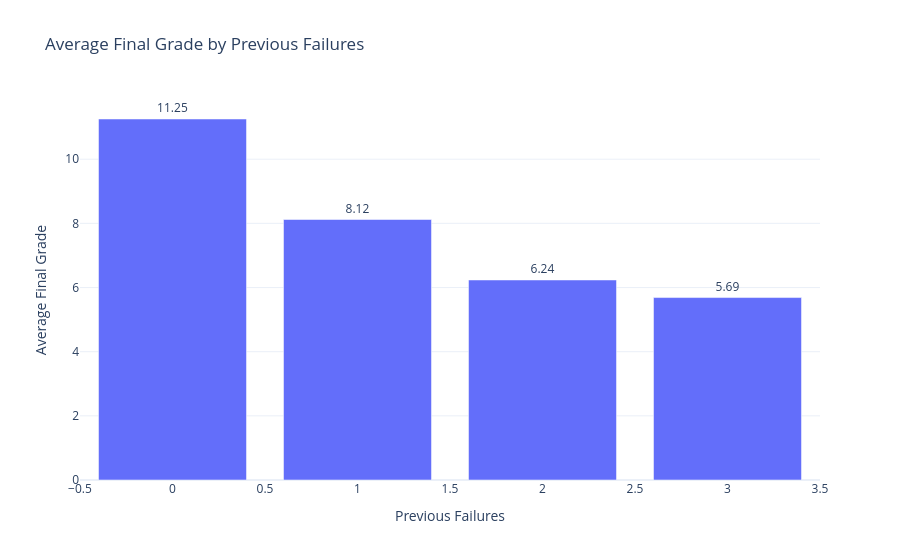

Notebook source saved alongside this figure:
### Markdown cell above
## 6. Previous Failures vs Performance

### Code cell
failure_summary = (
    df.groupby('failures', as_index=False)
      .agg(
          Students=('G3','count'),
          Average_Grade=('G3','mean'),
          Pass_Rate=('G3', lambda x: (x >= 10).mean() * 100)
      )
)

fig = px.bar(
    failure_summary,
    x='failures',
    y='Average_Grade',
    text=failure_summary['Average_Grade'].round(2),
    hover_data=['Students','Pass_Rate'],
    title='Average Final Grade by Previous Failures',
    labels={'failures':'Previous Failures','Average_Grade':'Average Final Grade'}
)
fig.update_traces(textposition='outside')
fig.update_layout(template='plotly_white')
fig.show()

### Figure 1 — Plotly figure (JSON) as saved in the notebook; plotly's stock layout.template omitted (floating-point values rounded to 4 significant figures)
{"data": [{"customdata": [[312.0, 75.0], [50.0, 48.0], [17.0, 17.65], [16.0, 25.0]], "hovertemplate": "Previous Failures=%{x}<br>Average Final Grade=%{y}<br>text=%{text}<br>Students=%{customdata[0]}<br>Pass_Rate=%{customdata[1]}<extra></extra>", "legendgroup": "", "marker": {"color": "#636efa", "pattern": {"shape": ""}}, "name": "", "orientation": "v", "showlegend": false, "text": [11.25, 8.12, 6.24, 5.69], "textposition": "outside", "type": "bar", "x": [0, 1, 2, 3], "xaxis": "x", "y": [11.25, 8.12, 6.235, 5.688], "yaxis": "y"}], "layout": {"barmode": "relative", "legend": {"tracegroupgap": 0}, "title": {"text": "Average Final Grade by Previous Failures"}, "xaxis": {"anchor": "y", "domain": [0, 1], "title": {"text": "Previous Failures"}}, "yaxis": {"anchor": "x", "domain": [0, 1], "title": {"text": "Average Final Grade"}}}}
